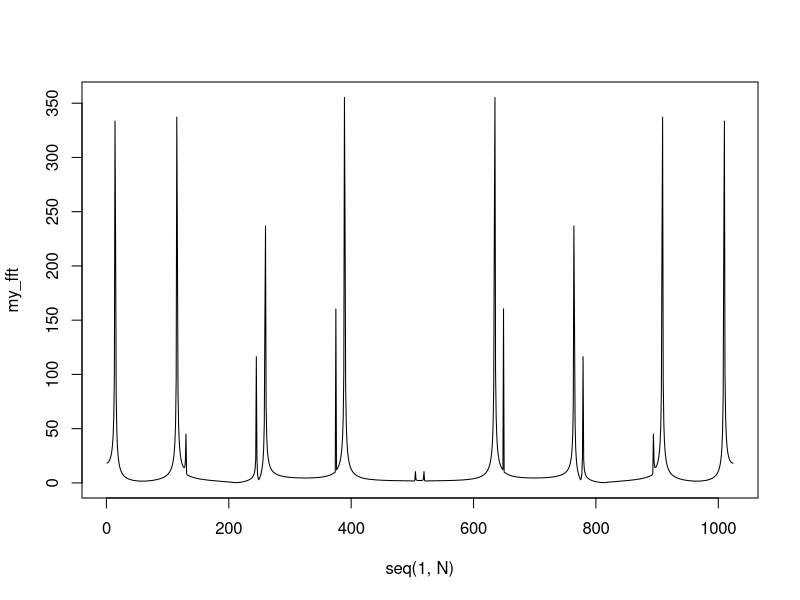

Generate this figure with R:
n_GARM <- 8
w_GRAN <- 1200
N <- 1024

generate_signal <- function(n_GARM = 8, w_GRAN = 1200, N){
  
  #амплітуда і зсув
  A <- runif(n_GARM,0,1)
  PHI <- runif(n_GARM,0,6.28)
  #список зі змінними омега
  w <- seq(w_GRAN/n_GARM,w_GRAN,w_GRAN/n_GARM)
  my_x <- seq(1,n_GARM)
  my_y = as.data.frame(matrix(0, nrow = N, ncol = my_x))
  
  for (i in my_x) for (j in seq(1,N)){
    my_y[j,i] <- A[i]*sin(w[i]*j+PHI[i])
  }
  return(rowSums(my_y))
}  


get_FFT <- function(x){
  freal11 <- numeric(N/2)
  freal12 <- numeric(N/2)
  freal1 <- numeric(N)
  fimage11 <- numeric(N/2)
  fimage12 <- numeric(N/2)
  fimage1 <- numeric(N)
  f1 <- numeric(N)
  
  for(p in 1:(N/2)){
    for(m in 1:(N/2)){
      freal11[p] <- freal11[p] + x[2 * m ] * cos(4 * pi / N * p * m)
      fimage11[p] <- fimage11[p] + x[2 * m ] * sin(4 * pi / N* p * m)
      freal12[p] <- freal12[p] + x[2 * m - 1] *  cos(4 * pi / N * p * m)
      fimage12[p] <- fimage12[p] + x[2 * m - 1] * sin(4 * pi / N * p * m)
    }
    freal1[p] <-  freal12[p] + freal11[p] * cos(2 * pi / N * p) - fimage11[p] * sin(2 * pi / N * p)
    fimage1[p] <-  fimage12[p] + fimage11[p] * cos(2 * pi / N * p) + freal11[p] * sin(2 * pi / N * p)
    freal1[p + N / 2] <-  freal12[p] - (freal11[p] * cos(2 * pi / N * p) - fimage11[p] * sin(2 * pi / N * p))
    fimage1[p + N / 2] <-  fimage12[p] - (fimage11[p] * cos(2 * pi / N * p) + freal11[p] * sin(2 * pi / N * p))
    f1[p] <-  sqrt(freal1[p] ** 2 + fimage1[p] ** 2)
    f1[p + N / 2] <-  sqrt(freal1[p + N / 2] ** 2 + fimage1[p + N / 2] ** 2)
  }
  return(f1)
}

sig <- generate_signal(N = N)

my_fft <- get_FFT(sig)

my_plot <- plot(seq(1,N), my_fft, type = "l")